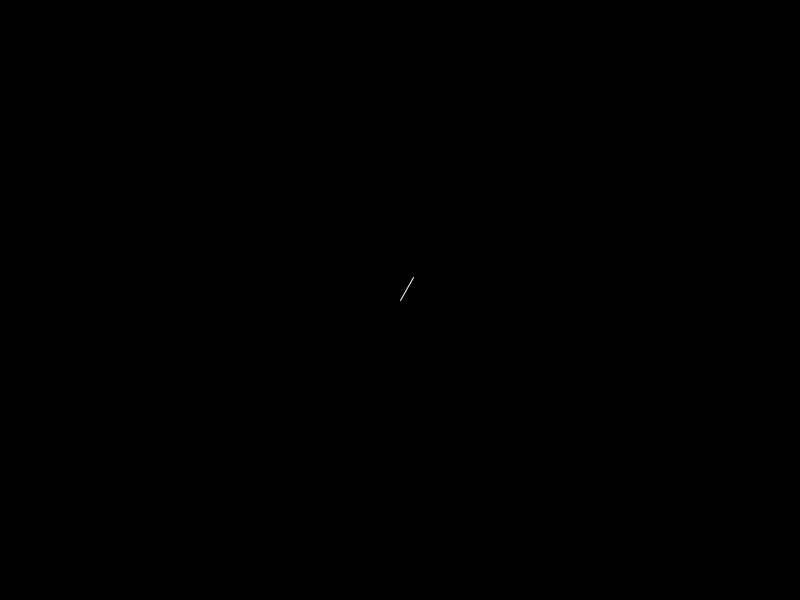
Frame 1 (no input)
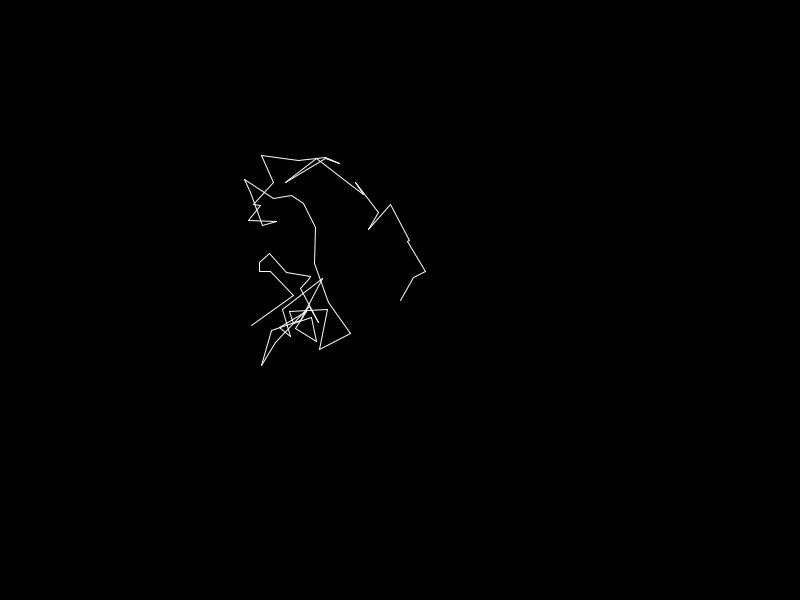
Frame 60 (the mouse pressed at the canvas centre just before this capture)
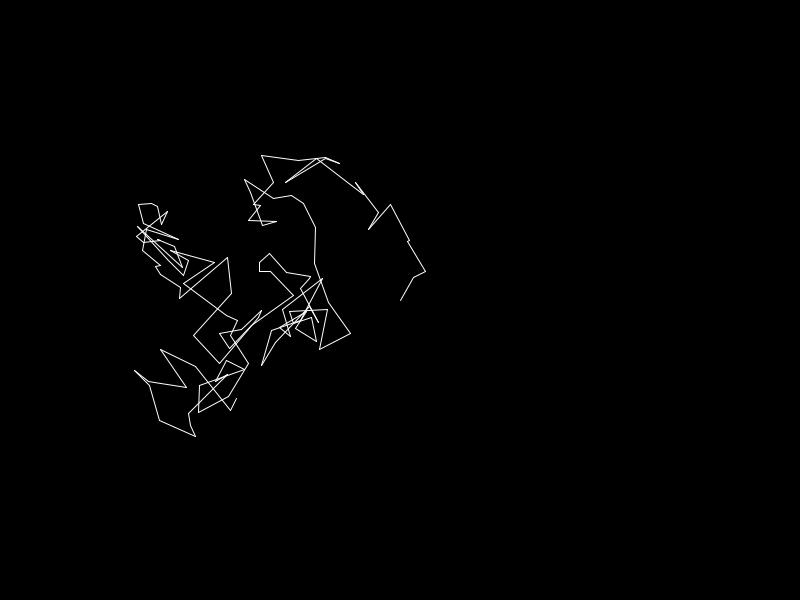
Frame 120 (the mouse held since frame 60 and released just before this capture)

The Processing sketch that drew these frames (run headless with seeded random() and noise(); from frame 60 on, the mouse is pressed at the canvas centre):

// Processing sketch: randomWalkLevy
// ── randomWalkLevy.pde
Walker w;

void setup(){
  size(800,600);
  w = new Walker();
  background(0);
}

void draw(){
  w.step();
  w.display();
}
// ── Walker.pde
class Walker {
  float x, y;
  
  float prevX, prevY;

  Walker() {
    x = width/2;
    y = height/2;
  }

  void display() {
    stroke(255);
    line(prevX,prevY,x, y);
  }

  // Randomly move according to floating point values
  void step() {
    prevX = x;
    prevY = y;
    
    float stepx = random(-1, 1);
    float stepy = random(-1, 1);
    
    float stepsize = montecarlo()*50;
    stepx *= stepsize;
    stepy *= stepsize;
    
    x += stepx;
    y += stepy;
    x = constrain(x, 0, width-1);
    y = constrain(y, 0, height-1);
  }
}


float montecarlo() {
  while (true) {  

    float r1 = random(1);  
    float probability = r1;  

    float r2 = random(1);  
    if (r2 < probability) {  
      return r1;
    }
  }
}
